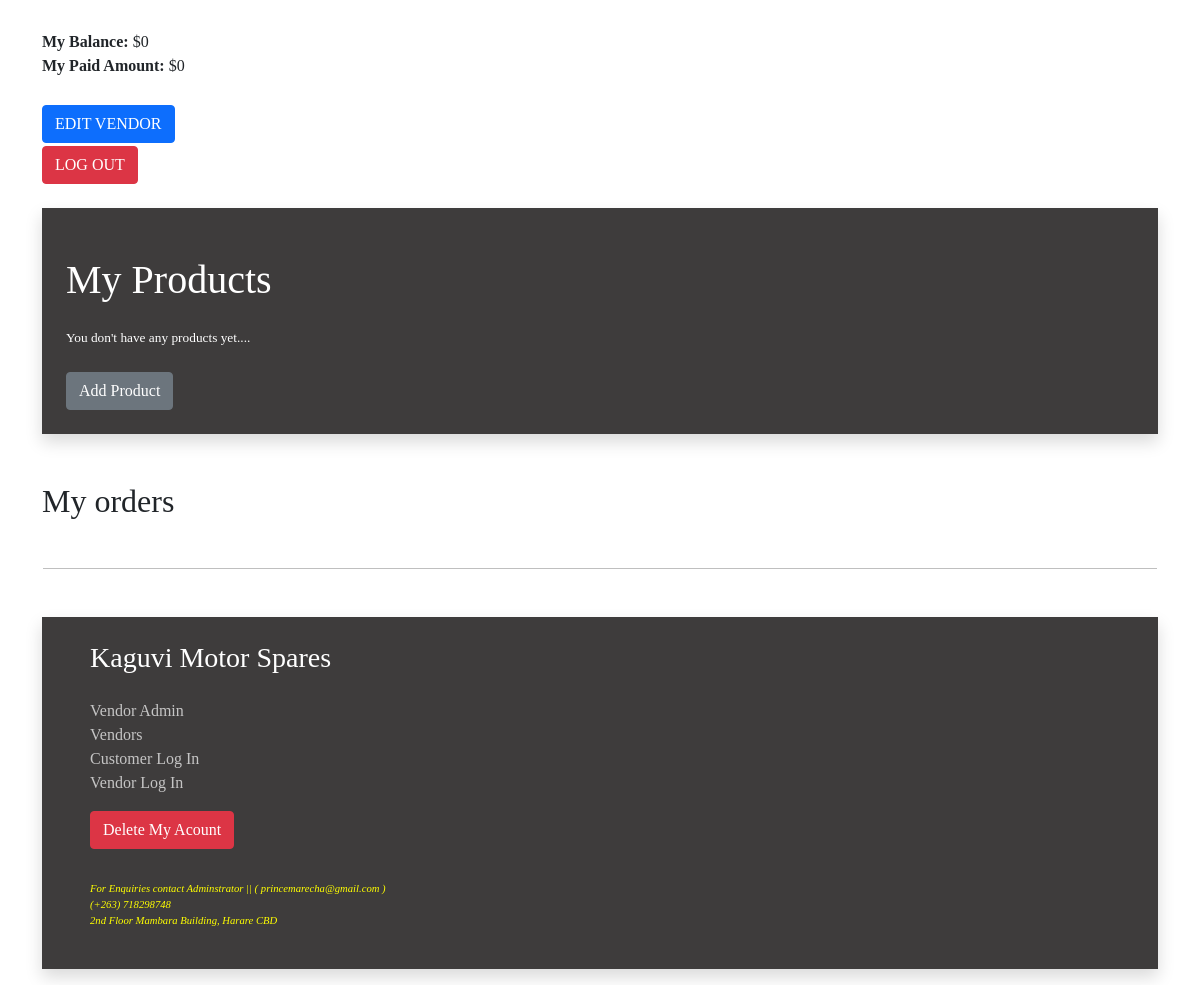
Before: /vendors/vendor-admin/ (signed in, lower part) with the older database file.
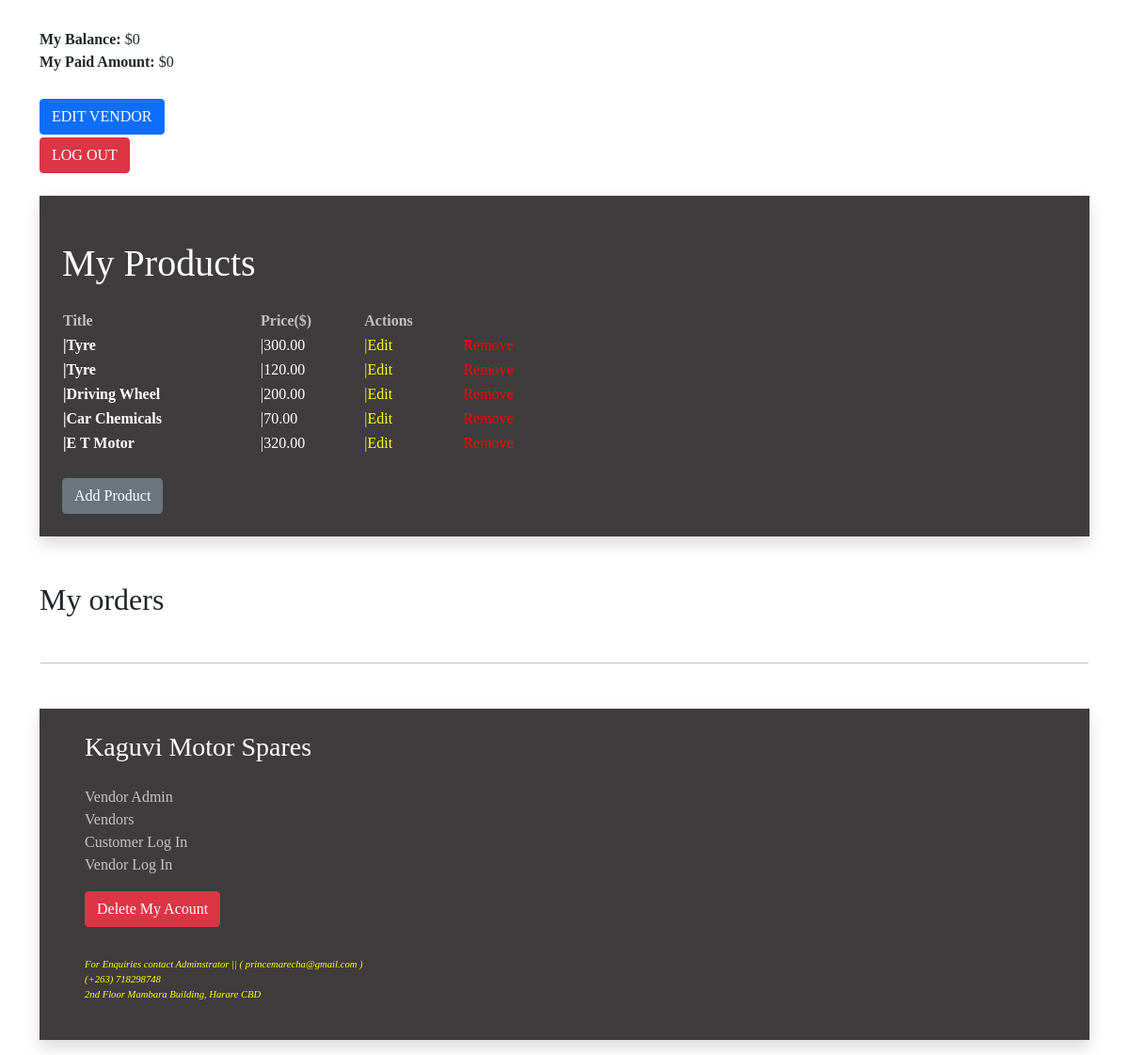
After: the same page with the newer database file.
### apps/product/models.py (models this page shows, shortened)
class Product (models.Model):
    category = models.ForeignKey(Category, related_name='products', on_delete=models.CASCADE) #related_name to get all products in category, on delete to delete all products in category
    vendor = models.ForeignKey(Vendor, related_name='products',on_delete=models.CASCADE)  # related_name to get all products to vendor, on delete to delete all products of vendor
    title = models.CharField(max_length=255)
    slug = models.SlugField(max_length=255)
    description = models.TextField(blank=True, null=True)
    price  = models.DecimalField(max_digits=6, decimal_places=2)
    date_added = models.DateTimeField(auto_now_add=True)
    car = models.CharField(max_length=255)
    model = models.CharField(max_length=255)
    engine =  models.CharField(max_length=255)
    image = models.ImageField(upload_to='uploads/', blank=True, null=True)
    thumbnail = models.ImageField(upload_to='uploads/', blank=True, null=True)
    class Meta:
        ordering = ['-date_added']              #orders products by newest products first

### apps/vendor/views.py (the view, shortened to what this page needs)
# urls.py: path('vendor-admin/', views.vendor_admin, name='vendor_admin'),
@login_required #checks if user is logged in first before proceeding, or he will be redirected to the login page
def vendor_admin(request):
    v_account = False
    vendors = Vendor.objects.all()
    for ven in vendors:
        if ven.name == request.user.username:
            v_account = True
    if v_account == True:
        vendor = request.user.vendor #vendor which belongs to this user
        products = vendor.products.all()
        orders = vendor.orders.all()
    elif v_account == False:
        return redirect("login")
    return render(request, 'vendor/vendor_admin.html',{'vendor': vendor, 'products':products,'orders':orders})

### apps/cart/cart.py (called while the page is built)
    def __len__(self):
        return sum(item['quantity'] for item in self.cart.values())

### apps/cart/context_processors.py (called while the page is built)
def cart(request):
    return {'cart': Cart(request)} #make this globally available to every template in project

### apps/product/context_processors.py (called while the page is built)
def menu_categories(request):
    categories = Category.objects.all()
    return {'menu_categories': categories}

### apps/vendor/models.py (called while the page is built)
    def get_balance(self):
        items = self.items.filter(vendor_paid = False, order__vendor__in=[self.id]) #all unpaid items
        return sum((item.product.price * item.quantity) for item in items)

    def get_paid_amount(self):
        items = self.items.filter(vendor_paid=True, order__vendor__in=[self.id])  # all unpaid items
        return sum((item.product.price * item.quantity) for item in items)

### apps/vendor/templates/vendor/vendor_admin.html (shortened to what this page needs)
{%extends 'core/base.html'%}
{%block content%}
<div class="box">
    <br><strong>My Balance: </strong>${{ vendor.get_balance }}<br>
    <strong>My Paid Amount: </strong>${{ vendor.get_paid_amount }}<br>
    <br><hr><a href="{% url 'edit_vendor' %}" class="btn btn-primary">EDIT VENDOR</a><br><hr>
    <a href="{% url 'logout' %}" class="btn btn-danger">LOG OUT</a>
</div>
<div class="shadow p-4 mt-4 mb-4">
    <h1 class="mb-4 mt-4" style="color:white;">My Products</h1>
    {% if products %}
        <table style="width:50%;">
            <thead>
                <tr style="color:silver;">
                    <th>Title</th>
                    <th>Price($)</th>
                    <th>Actions</th>
                </tr>
            </thead>
            <tbody>
                {% for product in products %}
                    <tr>
                        <td><a style="font-weight:bold;" href="{% url 'product' product.category.slug product.slug product.id %}">|{{ product.title }}</a></td>
                        <td><a style="color:white;">|{{ product.price }}</a></td>
                        <td><a style="color:yellow;" href ="{% url 'edit_product' product.id %}">|Edit</a></td>
                        <td><a style="color:red;" href="{% url 'delete-item' product.id %}">Remove</a></td>
                    </tr>
                {% endfor %}
            </tbody>
        </table>
    {% else %}
        <p>You don't have any products yet....</p>
    {% endif %}
    <div class="mt-4"><a href="{% url 'add_product' %}" class="btn btn-secondary">Add Product</a></div>
</div>
<div class="box mt-5 ">
        <h2 class="is-size-3 mb-4">My orders</h2>
    </div>
{%endblock%}

Changed rows visible on the page:
added Product: title "Tyre", price "300.00"
added Product: title "Tyre", price "120.00"
added Product: title "Driving Wheel", price "200.00"
added Product: title "Car Chemicals", price "70.00"
added Product: title "E T Motor", price "320.00"
Other visible differences:
text no longer shown: "You don't have any products yet...."
text now shown: "Title Price($) Actions"
